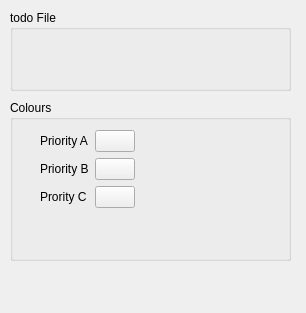
<?xml version="1.0" encoding="UTF-8"?>
<ui version="4.0">
 <class>Form</class>
 <widget class="QWidget" name="Form">
  <property name="geometry">
   <rect>
    <x>0</x>
    <y>0</y>
    <width>306</width>
    <height>313</height>
   </rect>
  </property>
  <property name="windowTitle">
   <string>Form</string>
  </property>
  <widget class="QGroupBox" name="fileGroupBox">
   <property name="geometry">
    <rect>
     <x>10</x>
     <y>10</y>
     <width>281</width>
     <height>81</height>
    </rect>
   </property>
   <property name="title">
    <string>todo File</string>
   </property>
   <widget class="KUrlComboRequester" name="todourl">
    <property name="geometry">
     <rect>
      <x>20</x>
      <y>30</y>
      <width>241</width>
      <height>25</height>
     </rect>
    </property>
   </widget>
  </widget>
  <widget class="QGroupBox" name="groupBox">
   <property name="geometry">
    <rect>
     <x>10</x>
     <y>100</y>
     <width>281</width>
     <height>161</height>
    </rect>
   </property>
   <property name="title">
    <string>Colours</string>
   </property>
   <widget class="QWidget" name="layoutWidget">
    <property name="geometry">
     <rect>
      <x>30</x>
      <y>30</y>
      <width>231</width>
      <height>101</height>
     </rect>
    </property>
    <layout class="QFormLayout" name="formLayout">
     <property name="fieldGrowthPolicy">
      <enum>QFormLayout::ExpandingFieldsGrow</enum>
     </property>
     <item row="0" column="0">
      <widget class="QLabel" name="label">
       <property name="text">
        <string>Priority A</string>
       </property>
      </widget>
     </item>
     <item row="1" column="0">
      <widget class="QLabel" name="label_2">
       <property name="text">
        <string>Priority B</string>
       </property>
      </widget>
     </item>
     <item row="1" column="1">
      <widget class="KColorButton" name="prioritybcolour"/>
     </item>
     <item row="2" column="0">
      <widget class="QLabel" name="label_3">
       <property name="text">
        <string>Prority C</string>
       </property>
      </widget>
     </item>
     <item row="2" column="1">
      <widget class="KColorButton" name="priorityccolour"/>
     </item>
     <item row="0" column="1">
      <widget class="KColorButton" name="priorityacolour"/>
     </item>
    </layout>
   </widget>
  </widget>
 </widget>
 <customwidgets>
  <customwidget>
   <class>KUrlRequester</class>
   <extends>QFrame</extends>
   <header>kurlrequester.h</header>
  </customwidget>
  <customwidget>
   <class>KUrlComboRequester</class>
   <extends>KUrlRequester</extends>
   <header>kurlrequester.h</header>
  </customwidget>
  <customwidget>
   <class>KColorButton</class>
   <extends>QPushButton</extends>
   <header>kcolorbutton.h</header>
  </customwidget>
 </customwidgets>
 <resources/>
 <connections/>
</ui>
